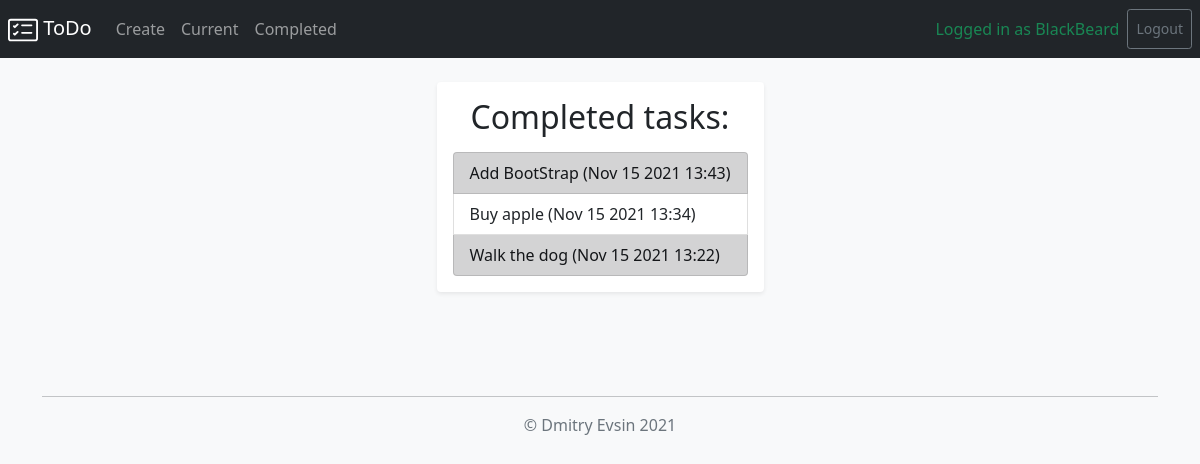
The page /completed/ (signed in) on the database as committed earlier.
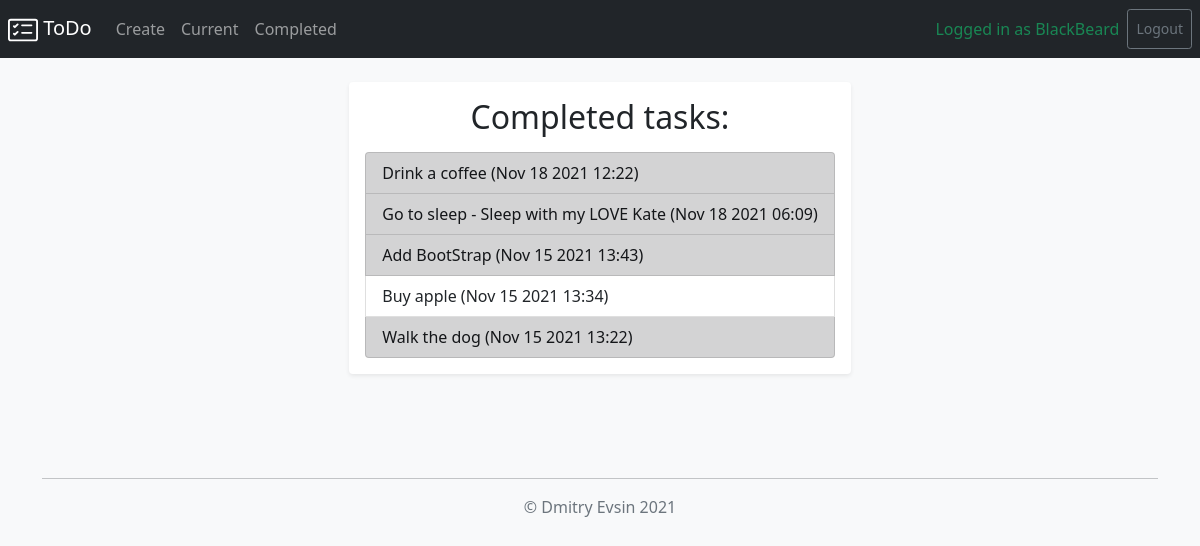
The same page on the database as committed later.
### todo/models.py (models this page shows, shortened)
class TodoTask(models.Model):
    title = models.CharField(max_length = 100)
    memo = models.TextField(blank = True)
    date_of_creation = models.DateTimeField(auto_now_add = True)
    date_of_completed = models.DateTimeField(null = True, blank=True)
    important = models.BooleanField(default = False)
    user = models.ForeignKey(User, on_delete = models.CASCADE)

### todo/views.py (the view)
# urls.py: path('completed/', views.completedtodos, name='completedtodos'),
@login_required
def completedtodos(request):
    todos = TodoTask.objects.filter(user=request.user, date_of_completed__isnull=False).order_by('-date_of_completed')
    return render(request, 'todo/completedtodos.html', {'todos':todos})

### todo/templates/todo/completedtodos.html
{%  extends 'todo/base.html'  %}
{%  block content  %}
<div class="container d-md-flex flex-md-equal w-100 justify-content-md-center mt-4">
  <div class="shadow-sm p-3 mb-5 bg-white rounded">
    <h2 class="text-center">Completed tasks:</h2>
    <div class="list-group pt-2">
      {% for todo in todos %}
        {% if todo.important %}
        <a href="{% url 'viewtodo' todo.id %}" class="list-group-item list-group-item-action list-group-item-dark">
          {{ todo.title }}{% if todo.memo %} - {{ todo.memo }}{% endif %}
          ({{ todo.date_of_completed|date:'M j Y H:i' }})
        </a>
        {% else %}
        <a href="{% url 'viewtodo' todo.id %}" class="list-group-item list-group-item-action">
          {{ todo.title }}{% if todo.memo %} - {{ todo.memo }}{% endif %}
          ({{ todo.date_of_completed|date:'M j Y H:i' }})
        </a>
        {% endif %}
      {% endfor %}
    </div>
  </div>
</div>
{%  endblock  %}

Rows that differ between the two databases and show on the page:
added TodoTask: title "Drink a coffee", date_of_completed "Nov 18 2021 12:22"
now on this page (row edited): TodoTask: title "Go to sleep", memo "Sleep with my LOVE Kate", date_of_completed "Nov 18 2021 06:09"
